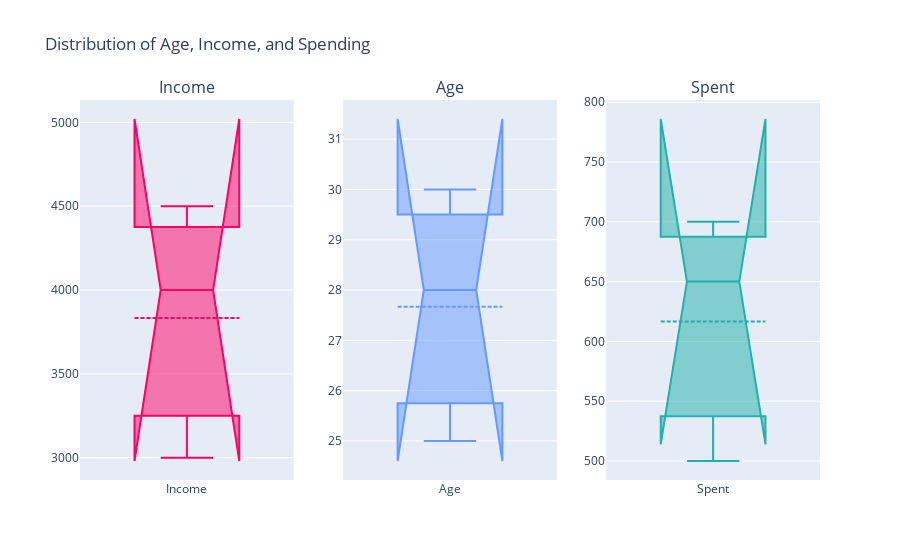

Write notebook code for a chart like this one.
### Code cell
from plotly.subplots import make_subplots
import plotly.graph_objects as go

# Create a subplot layout with 1 row and 3 columns for the box plots
fig = make_subplots(rows=1, cols=3, subplot_titles=("Income", "Age", "Spent"))

# Add box plot for 'Income'
fig.add_trace(
    go.Box(
        y=data['Income'],
        name='Income',
        notched=True,
        marker_color='#ff0066',
        boxmean=True,
        boxpoints='suspectedoutliers'
    ),
    row=1, col=1
)

# Add box plot for 'Age'
fig.add_trace(
    go.Box(
        y=data['Age'],
        name='Age',
        notched=True,
        marker_color='#6699ff',
        boxmean=True,
        boxpoints='suspectedoutliers'
    ),
    row=1, col=2
)

# Add box plot for 'Spent'
fig.add_trace(
    go.Box(
        y=data['Spent'],
        name='Spent',
        notched=True,
        marker_color='lightseagreen',
        boxmean=True,
        boxpoints='suspectedoutliers'
    ),
    row=1, col=3
)

# Final layout settings
fig.update_layout(
    title='Distribution of Age, Income, and Spending',
    showlegend=False
)

# Display the final figure
fig.show()

### Figure 1 — Plotly figure (JSON) as saved in the notebook; plotly's stock layout.template omitted (floating-point values rounded to 4 significant figures)
{"data": [{"boxmean": true, "boxpoints": "suspectedoutliers", "marker": {"color": "#ff0066"}, "name": "Income", "notched": true, "type": "box", "xaxis": "x", "y": [3000, 4500, 4000], "yaxis": "y"}, {"boxmean": true, "boxpoints": "suspectedoutliers", "marker": {"color": "#6699ff"}, "name": "Age", "notched": true, "type": "box", "xaxis": "x2", "y": [25, 30, 28], "yaxis": "y2"}, {"boxmean": true, "boxpoints": "suspectedoutliers", "marker": {"color": "lightseagreen"}, "name": "Spent", "notched": true, "type": "box", "xaxis": "x3", "y": [500, 700, 650], "yaxis": "y3"}], "layout": {"annotations": [{"font": {"size": 16}, "showarrow": false, "text": "Income", "x": 0.1444, "xanchor": "center", "xref": "paper", "y": 1, "yanchor": "bottom", "yref": "paper"}, {"font": {"size": 16}, "showarrow": false, "text": "Age", "x": 0.5, "xanchor": "center", "xref": "paper", "y": 1, "yanchor": "bottom", "yref": "paper"}, {"font": {"size": 16}, "showarrow": false, "text": "Spent", "x": 0.8556, "xanchor": "center", "xref": "paper", "y": 1, "yanchor": "bottom", "yref": "paper"}], "showlegend": false, "title": {"text": "Distribution of Age, Income, and Spending"}, "xaxis": {"anchor": "y", "domain": [0, 0.2889]}, "xaxis2": {"anchor": "y2", "domain": [0.3556, 0.6444]}, "xaxis3": {"anchor": "y3", "domain": [0.7111, 1]}, "yaxis": {"anchor": "x", "domain": [0, 1]}, "yaxis2": {"anchor": "x2", "domain": [0, 1]}, "yaxis3": {"anchor": "x3", "domain": [0, 1]}}}
